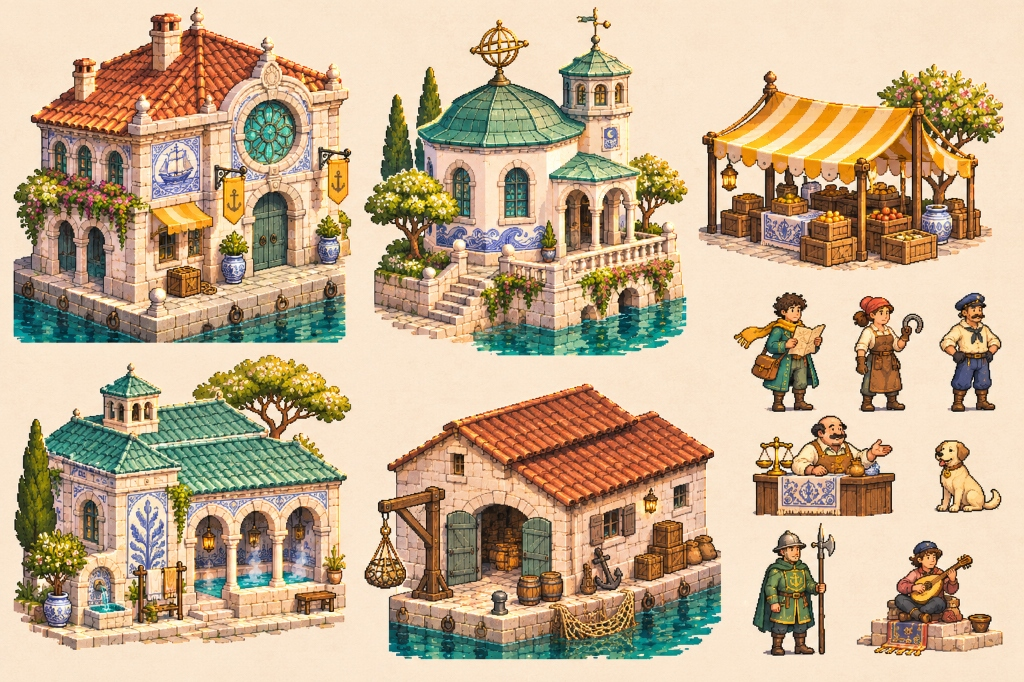
#> input picture art/chatgpt/reference/style-concept.jpg, 1024 x 682 px
$ python -i import-hd.py   (imports and definitions only)
#> lines starting #> are read from the running program, lines starting #| are printed output that depends on the picture
#> further down, picture is the input picture: PIL image 1024x682 RGB; mean R, G, B 196.8, 173.8, 143.6
#!/usr/bin/env python3
"""Import HD Lisbon art into src/game/images/hd and regenerate hdManifest.ts.

Idempotent: generated output dirs are wiped and rebuilt from whatever art
currently exists. Missing inputs are simply absent from the manifest.

Usage: import-hd.py [--art DIR] [--repo DIR]
"""
import argparse
import json
import re
import shutil
import sys
from pathlib import Path

from PIL import Image, ImageFilter

HD_TILE = 64           # px per tile in imported building overlays
GROUND_SIZE = 512
CHAR_FRAME = 256       # character strip frame size
EXPECTED_FRAMES = {8, 2, 16}
PORTRAIT_SIZE = (384, 480)
# legacy portrait id -> portrait art id
PORTRAIT_MAP = {
    '1': 'farrell-son',
    '2': 'heroine-captain',
    '3': 'privateer',
    '4': 'scholar',
    '5': 'adventurer',
    '6': 'merchant-youth',
}

GROUND_KEYS = ['grass', 'sand', 'cobble', 'water', 'water-shore']
PROP_IDS = [
    'tree-1', 'tree-2', 'cypress', 'bush-1', 'bush-2',
    'flowerpot', 'lantern-post', 'crate', 'barrel',
    # optional replacements for the legacy hull clusters when they appear
    'ship-anchored', 'ship-anchored-2', 'boat-beached-1', 'boat-beached-2',
]
# ids whose images tile horizontally across detected wall extents
TILED_IDS = {'city-wall-segment', 'palace-wall-segment'}
# ids that may appear at several positions (detected by matching tile data)
DETECT_IDS = {'palace-w', 'city-wall-segment', 'palace-wall-segment'}
# ids whose art is unusable as an overlay (kept on the legacy tiles)
EXCLUDE_IDS = set()


# [121 lines left out: functions load_terrain_classes, find_placements, extend_walls, merge_runs, load_entrances, opaque_bbox and 2 more, not called in this run]


def bake_emissive(img: Image.Image):
    """Extract warm bright pixels (lanterns/windows) and blur them."""
    rgba = img.convert('RGBA')
    px = rgba.load()
    w, h = rgba.size
#> w = 1024; h = 682
    out = Image.new('RGBA', (w, h), (0, 0, 0, 0))
#> out: PIL image 1024x682 RGBA; every value is 0
    opx = out.load()
    found = 0
    for y in range(h):
        for x in range(w):
            r, g, b, a = px[x, y]
            if a > 128 and r > 170 and g > 110 and r > g * 1.1 and g > b * 1.4:
                opx[x, y] = (r, g, b, min(255, a))
                found += 1
#> after the loop, found = 50446
    if found < 12:
        return None
    return out.filter(ImageFilter.GaussianBlur(6))
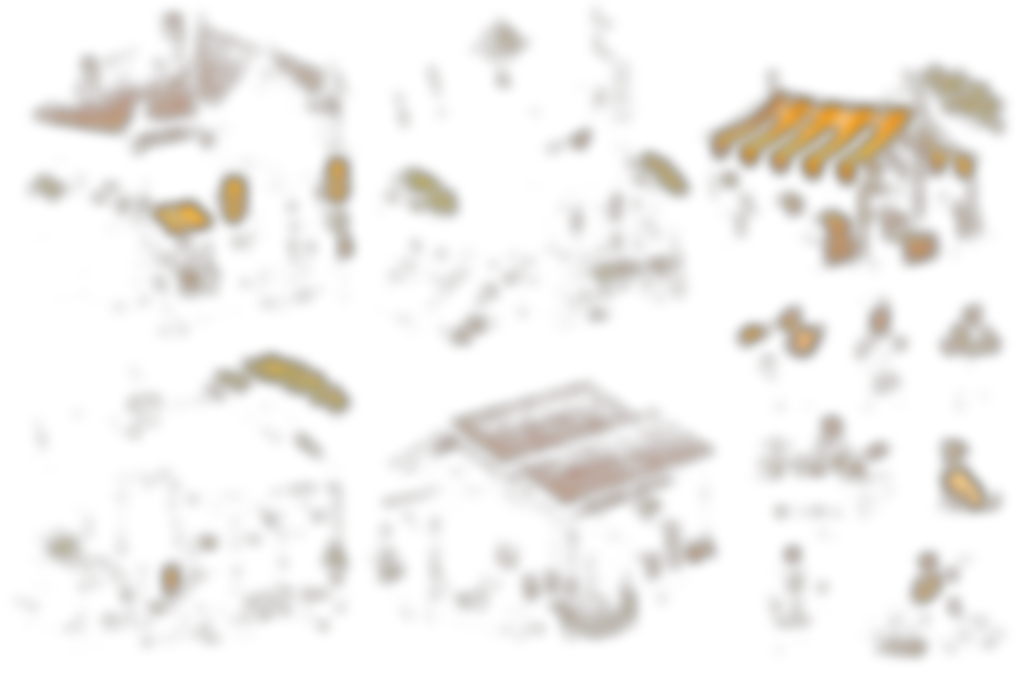
#> returned value: PIL image 1024x682 RGBA; mean R, G, B, A 16.1, 11.4, 5.7, 18.4; transparent parts drawn white


# [16 lines left out: function bake_shadow, not called in this run]


def js_id(name):
    return re.sub(r'[^a-zA-Z0-9]', '_', name)


# [224 lines left out: function main, not called in this run]


CLASS_COLORS = {
    'grass': (90, 140, 80), 'sand': (210, 190, 140),
    'cobble': (150, 150, 150), 'water': (40, 80, 140),
    'building': (60, 60, 60), 'tree': (30, 90, 40),
    'shadow': (40, 40, 50), 'ship': (20, 60, 110),
}


# [49 lines left out: function write_align_debug, not called in this run]


# [2 lines not run here, left out]

>>> from PIL import Image
>>> picture = Image.open('../../art/chatgpt/reference/style-concept.jpg')
>>> result = bake_emissive(picture)
